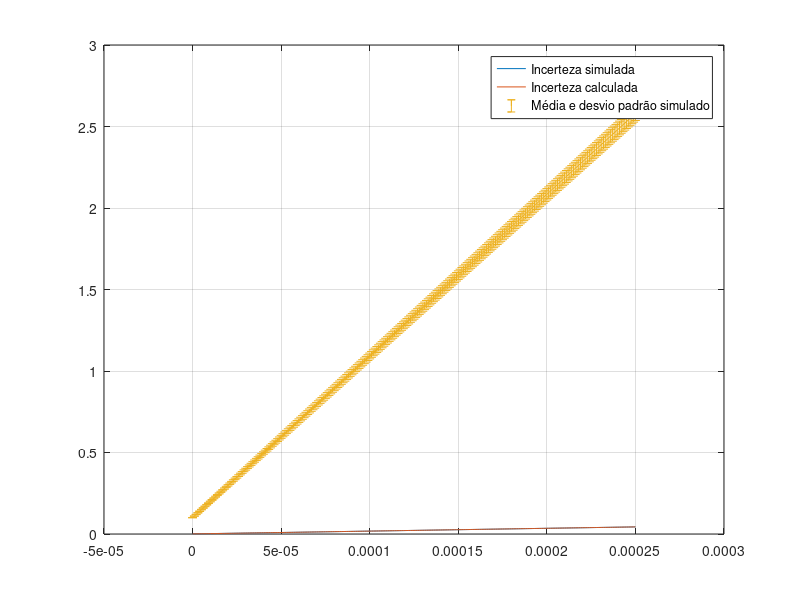

Reproduce this figure in MATLAB.
%%%%%%%%%%%%%%%%%%%%%%%%%%%%%%%%%%%%%%%%%%%%%%%%%%%%%%%%%%%%%%%%%%%%%%%%%%%
%Análise de incertezas do PGA, considerando incertezas nas resistências,
%capacitâncias e chaves.
%
%Equações CONSIDERAM aspectos reais da operação do circuito, como o fato
%que cada capacitor já deve estar em regime permanente quando usado por
%outras etapas do circuito, o que acaba por simplificar algumas equações.
%Presume que todas as incertezas são independentes.
%Desconsidera correntes de fuga, corrente de polarização, tensão de offset.
%%%%%%%%%%%%%%%%%%%%%%%%%%%%%%%%%%%%%%%%%%%%%%%%%%%%%%%%%%%%%%%%%%%%%%%%%%%

clear all
close all
clc


% Definição dos periodos, passo da simulação e número de pontos
points = 10000;
Ti = 250e-6;
Ta = 250e-6;
To = 20e-6;
timestep = 1e-6;
t = [0:timestep:Ti];

%% Amostragem de entrada
%Mu e Sigma da tensão de entrada do circuito
e0 = 0.1;
d_e0 = 0.001;

%Mu e Sigma do Ron da chave Si1
Rs1 = 82.5;
d_Rs1 = 17.5;

%Mu e Sigma do Ron da chave Si3
Rs3 = 82.5;
d_Rs3 = 17.5;

%Mu e Sigma do capacitor Cs 
Cs = 47e-9;
d_Cs = 0.47e-9;

%Rs = Soma dos valores de Ron para as chaves Si1 e Si3 e calculo de sua incerteza
Rs = (Rs1+Rs3);
d_Rs = sqrt((d_Rs1)^2 + (d_Rs3)^2);

%RsCs = produto de Rs por Cs e calculo de sua incerteza
RsCs = Rs*Cs;
d_RsCs = sqrt((d_Rs/Rs)^2 + (d_Cs/Cs)^2)*RsCs;

%Conjunto de dados gerados aleatóriamente com distribuição normal para
%comprovar calculosas. (fonte e0, resistores Ron e Capacitor Cs)
e0_sim = normrnd(e0,d_e0,[points 1]);
Rs1_sim = normrnd(Rs1,d_Rs1,[points 1]);
Rs3_sim = normrnd(Rs3,d_Rs3,[points 1]);
Cs_sim = normrnd(Cs,d_Cs,[points 1]);
%Certificando que não existam números negativos
e0_sim = max(e0_sim,0);
Rs1_sim = max(Rs1_sim,0);
Rs3_sim = max(Rs3_sim,0);
Cs_sim = max(Cs_sim,0);

RsCs_sim = Cs_sim.*(Rs1_sim + Rs3_sim);

%Relatório da amostragem de entrada
fprintf('Rs %.2f +- %.2f Ohm \n',Rs,d_Rs);
fprintf('RsCs %.2f +- %.2f ns \n',RsCs*1e9,d_RsCs*1e9);
fprintf('Cs_sim %.2f +- %.2f nF \n',mean(Cs_sim)*1e9,std(Cs_sim)*1e9);
fprintf('Rs1_sim %.2f +- %.2f Ohm \n',mean(Rs1_sim),std(Rs1_sim));
fprintf('Rs3_sim %.2f +- %.2f Ohm \n',mean(Rs3_sim),std(Rs3_sim));

%% Amplificação

%Mu e Sigma do Resistor R 
R = 10e3;
d_R = 0.1e3;

%Mu e Sigma do Ron da chave Sa1 
Ra1 = 82.5;
d_Ra1 = 17.5;

%Mu e Sigma do capacitor Ca
Ca = 1e-9;
d_Ca = 0.01e-9;

%Ra = Soma dos valores de Ron para as chaves Sa1 e Ra e calculo de sua incerteza
Ra = (Ra1+R);
d_Ra = sqrt((d_R)^2 + (d_Ra1)^2);

%RaCa = produto de R por Ca e calculo de sua incerteza
RaCa = Ra*Ca;
d_RaCa = sqrt((d_Ra/Ra)^2 + (d_Ca/Ca)^2)*RaCa;

%Conjunto de dados gerados aleatóriamente com distribuição normal para
%comprovar calculos. (Resistor R, resistor Ron e Capacitor Ca)
R_sim = normrnd(R,d_R,[points 1]);
Ra1_sim = normrnd(Ra1,d_Ra1,[points 1]);
Ca_sim = normrnd(Ca,d_Ca,[points 1]);
%Certificando que não existam números negativos
R_sim = max(R_sim,0);
Ra1_sim = max(Ra1_sim,0);
Ca_sim = max(Ca_sim,0);

RaCa_sim = Ca_sim.*(R_sim + Ra1_sim);

%Relatório da amplificação
fprintf('R %.2f +- %.2f Ohm \n',Ra,d_Ra);
fprintf('RCa %.2f +- %.2f ns \n',RaCa*1e9,d_RaCa*1e9);
fprintf('Ca_sim %.2f +- %.2f nF \n',mean(Ca_sim)*1e9,std(Ca_sim)*1e9);
fprintf('Ra_sim %.2f +- %.2f Ohm \n',mean(R_sim),std(R_sim));
fprintf('Rsa1_sim %.2f +- %.2f Ohm \n',mean(Ra1_sim),std(Ra1_sim));

%% Amostragem de saída

%Mu e Sigma do Ron da chave So
Ro = 82.5;
d_Ro = 17.5;

%Mu e Sigma do capacitor Co
Co = 22e-9;
d_Co = 0.22e-9;

%RoCo = produto de Rso por Co e calculo de sua incerteza
RoCo = Ro*Co;
d_RoCo = sqrt((d_Ro/Ro)^2 + (d_Co/Co)^2)*RoCo;

%Conjunto de dados gerados aleatóriamente com distribuição normal para
%comprovar calculos. (Resistencia Ron de So e Capacitor Co)
Ro_sim = normrnd(Ro,d_Ro,[points 1]);
Co_sim = normrnd(Co,d_Co,[points 1]);
%Certificando que não existam números negativos
Ro_sim = max(Ro_sim,0);
Co_sim = max(Co_sim,0);
RoCo_sim = Ro_sim.*Co_sim;

%Relatório da amostragem de saída
fprintf('Rso %.2f +- %.2f Ohm \n',Ro,d_Ro);
fprintf('RsoCo %.2f +- %.2f ns \n',RoCo*1e9,d_RoCo*1e9);
fprintf('Co_sim %.2f +- %.2f nF \n',mean(Co_sim)*1e9,std(Co_sim)*1e9);
fprintf('Rs_sim %.2f +- %.2f Ohm \n',mean(Ro_sim),std(Ro_sim));





%% Plot

%Calculo de :
% sf_ : desvio padrão pelas regras de propagação de incertezas
%  s_ : desvios padrão obtidos por simulação
%  m_ : valores médios obtidos por simulação

eq1 = e0_sim;
eq2 = 1+(t./RaCa_sim);
eq3 = 1;
eq = eq1.*eq2.*eq3;

uncertain = sqrt(d_e0.^2.*(1+t./RaCa).^2+d_RaCa.^2.*e0.^2.*t.^2./RaCa.^4);

sf_ = uncertain; %d_Vf
s_ = std(eq);
m_ = mean(eq);


figure
plot(t,s_);
hold on
plot(t,sf_);
errorbar(t,m_,s_);
hold off
legend('Incerteza simulada','Incerteza calculada','Média e desvio padrão simulado')
grid;


